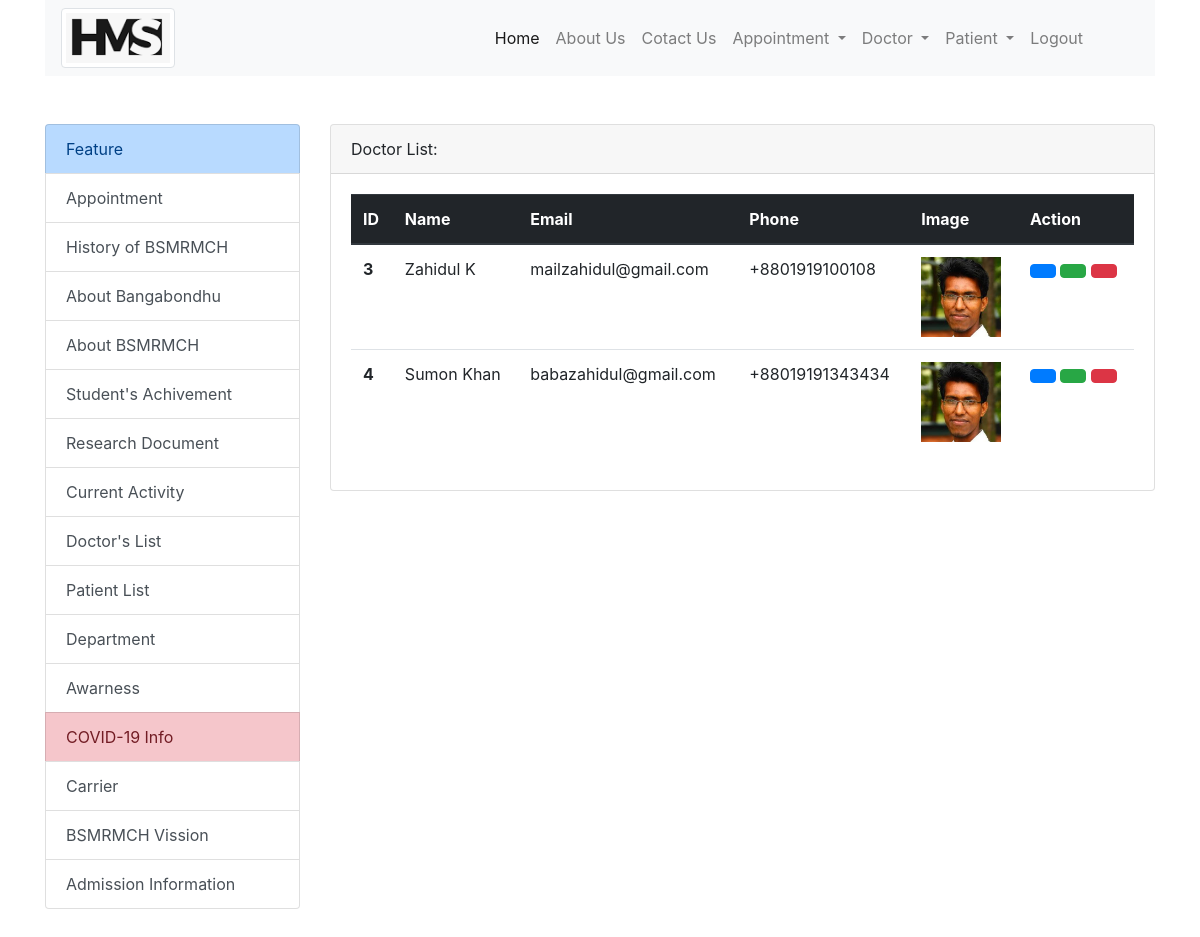
Page /doctor_list/ (signed in) on the committed database.
### hospital_app/models.py (models this page shows, shortened)
class Doctor(models.Model):
    name = models.CharField(max_length=50)
    email = models.EmailField()
    phone = models.CharField(max_length=15)
    gender = models.ForeignKey(Gender, on_delete=models.SET_NULL, null=True)
    alternative_phone = models.CharField(max_length=15)
    second_chamber = models.CharField(max_length=100, blank=True, null=True)
    third_chamber = models.CharField(max_length=100, blank=True, null=True)
    present_address = models.TextField()
    parmanent_address = models.TextField(blank=True, null=True)
    designation = models.ForeignKey(Designation, on_delete=models.SET_NULL, null=True)
    photo = models.ImageField(upload_to='doctor_photo/')

### hospital_app/views.py (the view)
# urls.py: path('doctor_list/', views.doctor_list, name='doctor_list'),
def doctor_list(request):
    doctors = Doctor.objects.order_by('id')[:5]
    context={
        'doctors':doctors
    }
    return render(request, 'doctor/doctor_list.html', context)

### templates/doctor/doctor_list.html (shortened to what this page needs)
{% extends 'base.html' %}
{% block content %}
    <div class="card">
        <div class="card-header">Doctor List:</div>
        <div class="card-body">
            <table class="table">
                <thead class="thead-dark">
                  <tr>
                    <th scope="col">ID</th>
                    <th scope="col">Name</th>
                    <th scope="col">Email</th>
                    <th scope="col">Phone</th>
                    <th scope="col">Image</th>
                    <th scope="col">Action</th>
                  </tr>
                </thead>
                <tbody>
                    {% for doctor in doctors %}
                  <tr>
                    <th scope="row">{{ doctor.id }}</th>
                    <td>{{ doctor.name }}</td>
                    <td>{{ doctor.email }}</td>
                    <td>{{ doctor.phone }}</td>
                    <td><img class="img-fluid" height="150" width="80" src="{{ doctor.photo.url }}" alt="Doctor photo"></td>
                    <td>
                        <a href="{% url 'edit_doctor' doctor.id %}" class="btn btn-primary"></a>
                        <a href="{% url 'view_doctor' doctor.id %}" class="btn btn-success"></a>
                        <a href="{% url 'delete_doctor' doctor.id %}" class="btn btn-danger"></a>
                    </td>
                  </tr>
                  {% endfor %}
                </tbody>
              </table>
        </div>
    </div>
{% endblock %}

### rows in the picture
Doctor: id "3", name "Zahidul K", email "mailzahidul@gmail.com", phone "+8801919100108", photo (picture)
Doctor: id "4", name "Sumon Khan", email "babazahidul@gmail.com", phone "+88019191343434", photo (picture)
